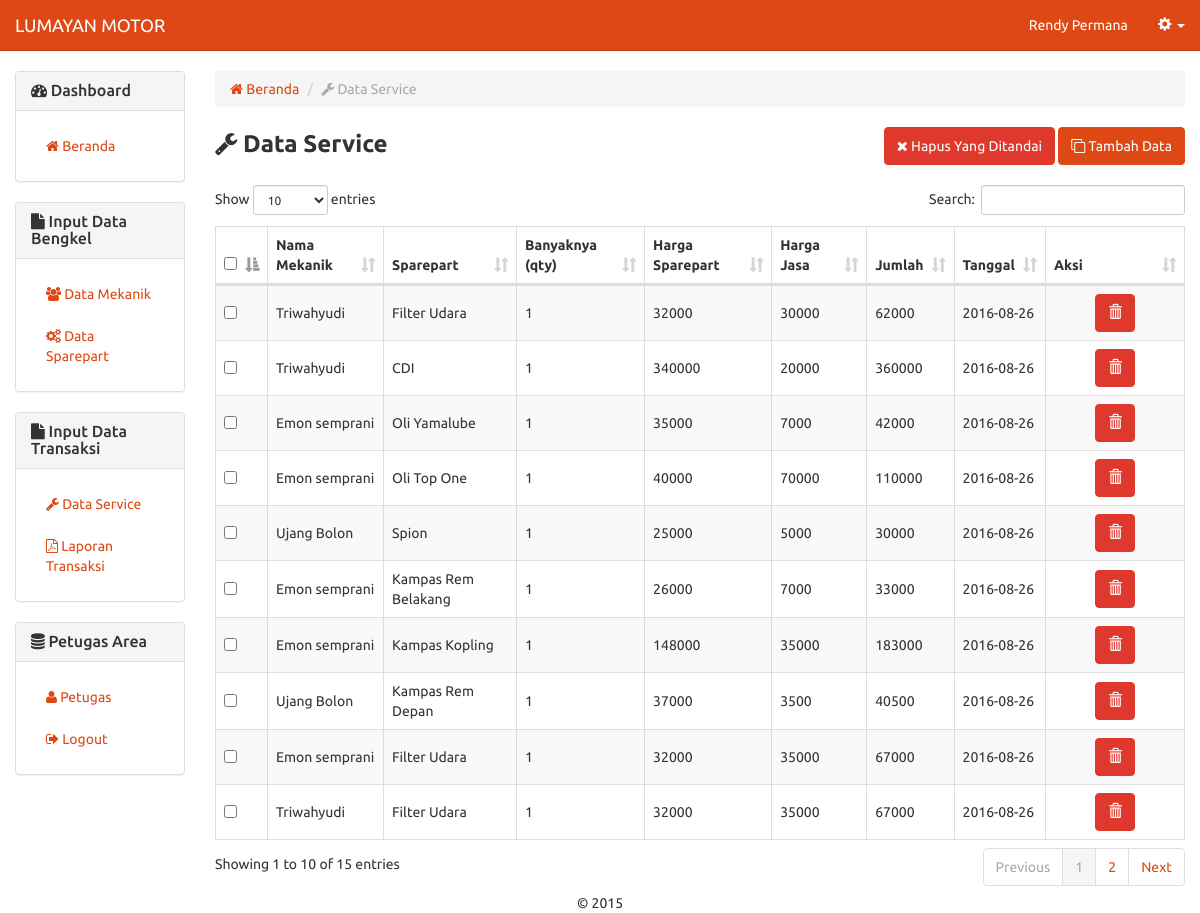
Screenshot of /pembelian.php (signed in) with the database file from the repository.
### tables this page shows
CREATE TABLE IF NOT EXISTS `213_pembelian` (
  `id_pembelian` int(5) NOT NULL,
  `id_mekanik` int(5) DEFAULT NULL,
  `id_sparepart` int(5) DEFAULT NULL,
  `qty` int(5) DEFAULT NULL,
  `harga_jasa` varchar(10) DEFAULT NULL,
  `tgl_beli` date DEFAULT NULL
);

CREATE TABLE IF NOT EXISTS `213_mekanik` (
  `id_mekanik` int(5) unsigned NOT NULL,
  `nama_mekanik` varchar(50) DEFAULT NULL
);

CREATE TABLE IF NOT EXISTS `213_sparepart` (
  `id_sparepart` int(5) NOT NULL,
  `sparepart` varchar(50) DEFAULT NULL,
  `stock` varchar(5) DEFAULT NULL,
  `harga` varchar(10) DEFAULT NULL
);

### includes/pembelian.inc.php (called while the page is built, shortened)
<?php
class Pembelian{
  private $conn;
  public function __construct($db){
    $this->conn = $db;
  }
	function readAll(){
		$query = "SELECT * FROM 213_pembelian JOIN 213_mekanik ON 213_pembelian.id_mekanik=213_mekanik.id_mekanik JOIN 213_sparepart ON 213_pembelian.id_sparepart=213_sparepart.id_sparepart";
		$stmt = $this->conn->prepare( $query );
		$stmt->execute();
		return $stmt;
	}
	function countAll(){
		$query = "SELECT * FROM 213_pembelian JOIN 213_mekanik ON 213_pembelian.id_mekanik=213_mekanik.id_mekanik JOIN 213_sparepart ON 213_pembelian.id_sparepart=213_sparepart.id_sparepart";
		$stmt = $this->conn->prepare( $query );
		$stmt->execute();
		return $stmt->rowCount();
	}
}
?>

### pembelian.php (the view, shortened to what this page needs)
<?php
include "header.php";
include_once 'includes/pembelian.inc.php';
$pro = new Pembelian($db);
$stmt = $pro->readAll();
            ?>
<div class="row">
	<div class="col-xs-12 col-sm-12 col-md-2">
		  	<?php
			include_once 'sidebar.php';
			?>
	</div>
	<div class="col-xs-12 col-sm-12 col-md-10">
	<ol class="breadcrumb">
	  <li><a href="index.php"><span class="fa fa-home"></span> Beranda</a></li>
	  <li class="active"><span class="fa fa-wrench"></span> Data Service</li>
	</ol>
<form method="post">
    <div class="row">
        <div class="col-md-6 text-left">
            <strong style="font-size:18pt;"><span class="fa fa-wrench"></span> Data Service</strong>
        </div>
        <div class="col-md-6 text-right">
            <button type="submit" name="hapus-contengan" class="btn btn-danger"><span class="fa fa-close"></span> Hapus Yang Ditandai</button>
            <button type="button" onclick="location.href='pembelian-baru.php'" class="btn btn-primary"><span class="fa fa-clone"></span> Tambah Data</button>
        </div>
    </div>
    <br/>
    <table width="100%" class="table table-striped table-bordered" id="tabeldata">
        <thead>
            <tr>
                <th width="10px"><input type="checkbox" name="select-all" id="select-all" /></th>
                <th>Nama Mekanik</th>
                <th>Sparepart</th>
				<th>Banyaknya (qty)</th>
				<th>Harga Sparepart</th>
                <th>Harga Jasa</th>
				<th>Jumlah</th>
				<th>Tanggal</th>
                <th width="100px">Aksi</th>
            </tr>
        </thead>
               <tbody>
    <?php
    while ($row = $stmt->fetch(PDO::FETCH_ASSOC)){
    ?>
	<?php
	$hs= $row['harga'];
	$qt= $row['qty'];
	$hj= $row['harga_jasa'];
	$tot = ($hs * $qt) + $hj;
	?>
            <tr>
                <td style="vertical-align:middle;"><input type="checkbox" value="<?php echo $row['id_pembelian'] ?>" name="checkbox[]" /></td>
    	    <td style="vertical-align:middle;"><?php echo $row['nama_mekanik'] ?></td>
            <td style="vertical-align:middle;"><?php echo $row['sparepart'] ?></td>
			<td style="vertical-align:middle;"><?php echo $row['qty'] ?></td>
			<td style="vertical-align:middle;"><?php echo $row['harga'] ?></td>
            <td style="vertical-align:middle;"><?php echo $row['harga_jasa'] ?></td>
			<td style="vertical-align:middle;"><?php echo"$tot"?></td>
		    <td style="vertical-align:middle;"><?php echo $row['tgl_beli'] ?></td>
            <td class="text-center" style="vertical-align:middle;">
    		  <a href="pembelian-hapus.php?id=<?php echo $row['id_pembelian'] ?>" onclick="return confirm('Yakin ingin menghapus data')" class="btn btn-danger"><span class="glyphicon glyphicon-trash" aria-hidden="true"></span></a>
    	    </td>
            </tr>
		 <?php
    }
    ?>
        </tbody>
    </table>
    </form>
</div>
</div>
<?php include "footer.php"; ?>

### header.php (shortened to what this page needs)
<!DOCTYPE html>
<html lang="en">
  <head>
    <link href="css/bootstrap.min.css" rel="stylesheet">
    <link href="css/dataTables.bootstrap.min.css" rel="stylesheet">
    <link type="text/css" href="css/jquery.toastmessage.css" rel="stylesheet"/>
	<link rel="stylesheet" href="css/font-awesome.min.css">
  </head>
  <body>
	<nav class="aku navbar navbar-default navbar-static-top">
	  <div class="container-fluid">
		<div class="navbar-header">
		  <a class="navbar-brand" href="index.php">LUMAYAN MOTOR</a>
		</div>
		<div class="collapse navbar-collapse" id="bs-example-navbar-collapse-1">
		  <ul class="nav navbar-nav navbar-right">
			<li><a href="profil.php"><?php echo $_SESSION['nama_pengguna'] ?></a></li>
			<li class="dropdown">
			  <a href="#" class="dropdown-toggle" data-toggle="dropdown" role="button" aria-haspopup="true" aria-expanded="false"><span class="glyphicon glyphicon-cog"></span> <span class="caret"></span></a>
			</li>
		  </ul>
		</div>
	  </div>
	</nav>
    <div class="container-fluid">

### sidebar.php
 	<div class="panel panel-default">
  <div class="panel-heading">
    <h3 class="panel-title"><span class="fa fa-dashboard"></span> Dashboard</h3>
  </div>
  <div class="panel-body">
    <ul class="nav nav-pills nav-stacked">
	  <li role="presentation"><a href="index.php"><span class="fa fa-home"></span> Beranda</a></li>
	</ul>
  </div>
</div>
 	<div class="panel panel-default">
  <div class="panel-heading">
    <h3 class="panel-title"><span class="fa fa-file"></span> Input Data Bengkel</h3>
  </div>
  <div class="panel-body">
    <ul class="nav nav-pills nav-stacked">
	  <li role="presentation"><a href="mekanik.php"><span class="fa fa-users"></span> Data Mekanik</a></li>
	  <li role="presentation"><a href="sparepart.php"><span class="fa fa-cogs"></span> Data Sparepart</a></li>
	</ul>
  </div>
</div>
 	<div class="panel panel-default">
  <div class="panel-heading">
    <h3 class="panel-title"><span class="fa fa-file"></span> Input Data Transaksi</h3>
  </div>
  <div class="panel-body">
    <ul class="nav nav-pills nav-stacked">
	  <li role="presentation"><a href="pembelian.php"><span class="fa fa-wrench"></span> Data Service</a></li>
	  <li role="presentation"><a href="laporan-penjualan.php" target="_blank"><span class="fa fa-file-pdf-o"></span> Laporan Transaksi</a></li>
	</ul>
  </div>
</div>
 	<div class="panel panel-default">
  <div class="panel-heading">
    <h3 class="panel-title"><span class="fa fa-database"></span> Petugas Area</h3>
  </div>
  <div class="panel-body">
    <ul class="nav nav-pills nav-stacked">
	  <li role="presentation"><a href="user.php"><span class="fa fa-user"></span> Petugas</a></li>
	  <li role="presentation"><a href="logout.php"><span class="fa fa-sign-out"></span> Logout</a></li>
	</ul>
  </div>
</div>

### footer.php (shortened to what this page needs)
<footer class="text-center">&copy; 2015</footer>
	</div>
  </body>
</html>

### rows the page displays
213_pembelian: id_mekanik.nama_mekanik "Triwahyudi", id_sparepart.sparepart "Filter Udara", qty "1", id_sparepart.harga "32000", harga_jasa "30000", tot "62000", tgl_beli "2016-08-26"
213_pembelian: id_mekanik.nama_mekanik "Triwahyudi", id_sparepart.sparepart "CDI", qty "1", id_sparepart.harga "340000", harga_jasa "20000", tot "360000", tgl_beli "2016-08-26"
213_pembelian: id_mekanik.nama_mekanik "Emon semprani", id_sparepart.sparepart "Oli Yamalube", qty "1", id_sparepart.harga "35000", harga_jasa "7000", tot "42000", tgl_beli "2016-08-26"
213_pembelian: id_mekanik.nama_mekanik "Emon semprani", id_sparepart.sparepart "Oli Top One", qty "1", id_sparepart.harga "40000", harga_jasa "70000", tot "110000", tgl_beli "2016-08-26"
213_pembelian: id_mekanik.nama_mekanik "Ujang Bolon", id_sparepart.sparepart "Spion", qty "1", id_sparepart.harga "25000", harga_jasa "5000", tot "30000", tgl_beli "2016-08-26"
213_pembelian: id_mekanik.nama_mekanik "Emon semprani", id_sparepart.sparepart "Kampas Rem Belakang", qty "1", id_sparepart.harga "26000", harga_jasa "7000", tot "33000", tgl_beli "2016-08-26"
213_pembelian: id_mekanik.nama_mekanik "Emon semprani", id_sparepart.sparepart "Kampas Kopling", qty "1", id_sparepart.harga "148000", harga_jasa "35000", tot "183000", tgl_beli "2016-08-26"
213_pembelian: id_mekanik.nama_mekanik "Ujang Bolon", id_sparepart.sparepart "Kampas Rem Depan", qty "1", id_sparepart.harga "37000", harga_jasa "3500", tot "40500", tgl_beli "2016-08-26"
213_pembelian: id_mekanik.nama_mekanik "Emon semprani", id_sparepart.sparepart "Filter Udara", qty "1", id_sparepart.harga "32000", harga_jasa "35000", tot "67000", tgl_beli "2016-08-26"
213_pembelian: id_mekanik.nama_mekanik "Triwahyudi", id_sparepart.sparepart "Filter Udara", qty "1", id_sparepart.harga "32000", harga_jasa "35000", tot "67000", tgl_beli "2016-08-26"

### other values shown
$_SESSION['nama_pengguna'] "Rendy Permana"
